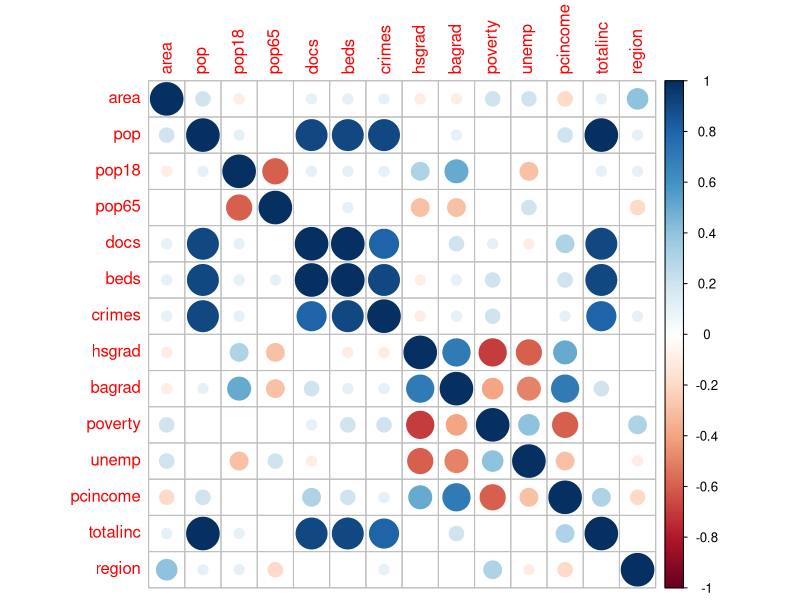

Write R code to recreate this figure.
## ---- chunk 1
library(tidyverse)
library(corrplot)
#library(p8105.datasets)
#library(leaflet)

knitr::opts_chunk$set(
  fig.width = 6,
  fig.asp = .6,
  out.width = "90%"
)

theme_set(theme_minimal() + theme(legend.position = "bottom"))

options(
  ggplot2.continuous.colour = "viridis",
  ggplot2.continuous.fill = "viridis"
)

scale_colour_discrete = scale_colour_viridis_d
scale_fill_discrete = scale_fill_viridis_d
## ---- chunk 2
cdi_df = read_csv("data/cdi.csv") 

skimr::skim(cdi_df)

numeric_cdi_df = cdi_df %>% 
  select(-cty,-state,-id)

corr = round(cor(numeric_cdi_df), 1)

corrplot(corr)
